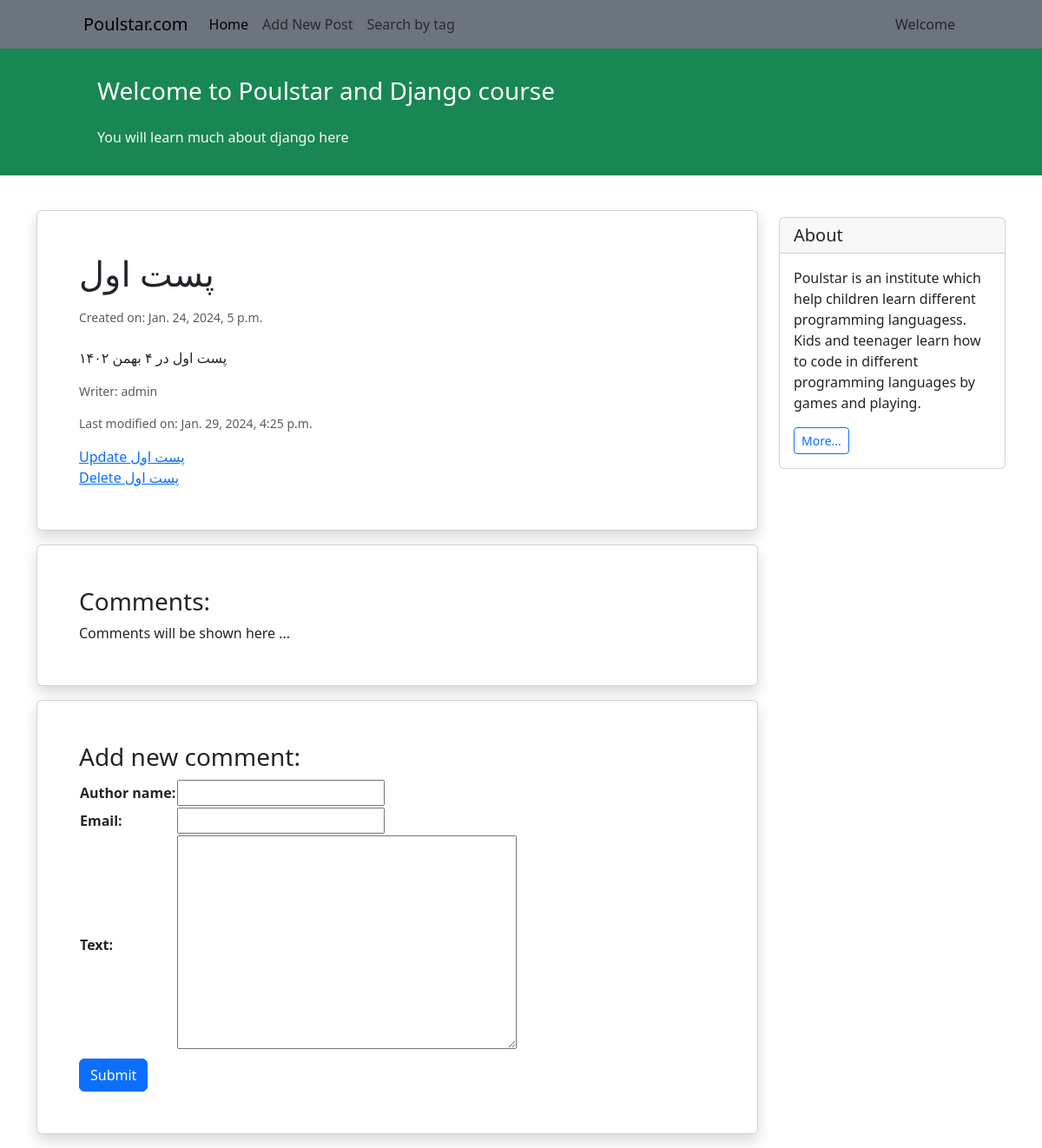
Page /detail/1/ on the earlier database version.
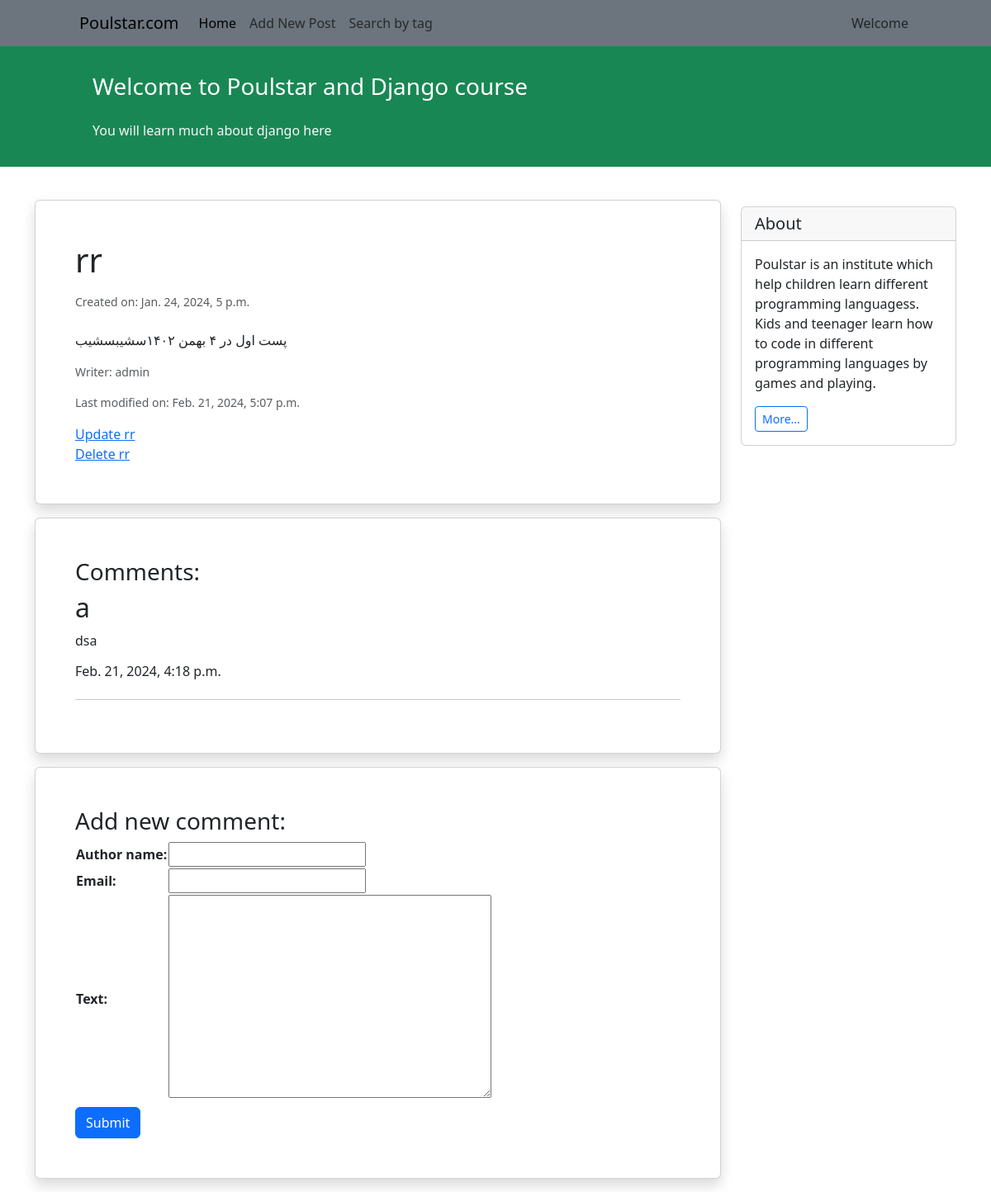
Same page on the later database version.
### blog/models.py (models this page shows, shortened)
class BlogPost(models.Model):
    STATUS_CHOICES = (
        ('p', 'published'),
        ('d', 'draft'),
    )
    title = models.CharField(max_length=100)
    text = models.TextField()
    datetime_created = models.DateTimeField(auto_now_add=True)
    datetime_modified = models.DateTimeField(auto_now=True)
    status = models.CharField(max_length=1, choices=STATUS_CHOICES)
    author = models.ForeignKey('auth.User', on_delete=models.CASCADE)
    tag = models.CharField(max_length=100, default='original')

class Comment(models.Model):
    author_name =models.CharField(max_length=100, blank=True)
    email = models.EmailField(blank=True)
    text = models.TextField()
    datetime_created = models.DateTimeField(auto_now_add=True)
    post = models.ForeignKey(to=BlogPost, on_delete=models.CASCADE)
    status = models.BooleanField(default=False)

### blog/views.py (the view, shortened to what this page needs)
# urls.py: path('detail/<int:pk>/', views.detail, name='detail'),
def detail(request, pk):
    post = get_object_or_404(BlogPost, pk=pk)
    comments = Comment.objects.filter(post=post, status=True).order_by('-datetime_created')
    form = CommentForm()
    context = {
        'post': post,
        'comments': comments,
        'form': form,
    }
    return render(request, 'post_detail.html', context)

### blog/forms.py
class CommentForm(ModelForm):
    class Meta:
        model = Comment
        fields = ['author_name', 'email', 'text']

### blog/templates/post_detail.html (shortened to what this page needs)
{% extends "base.html" %}
{% block content %}
<div class="card shadow my-3 p-5">
    <h1> {{ post.title }} </h1>
    <p class="small text-muted mt-2">Created on: {{ post.datetime_created }}</p>
    <p class="mt-2" style="text-align: justify">
        {{ post.text }}
    </p>
    <p class="small text-muted">Writer: {{ post.author }}</p>
    <p class="small text-muted mt">Last modified on: {{ post.datetime_modified }}</p>
    <a href="{% url 'update' post.id %}">Update {{ post.title }}</a>
    <a href="{% url 'delete' post.id %}">Delete {{ post.title }}</a>
</div>
<div class="card shadow my-3 p-5">
    <h3>Comments:</h3>
    {% if comments %}
        {% for comment in comments %}
        {% if comment.status %}
            <h2> {{ comment.author_name }} </h2>
            <p> {{ comment.text }} </p>
            <h6> {{ comment.datetime_created }} </h6>
            <hr>
        {% endif %}
        {% endfor %}
    {% else %}
        Comments will be shown here ...
    {% endif %}
</div>
<div class="card shadow my-3 p-5">
    <h3>Add new comment:</h3>
    <form method="POST">
        <table>
            {{ form.as_table }}
        </table>
        <button type="submit" class="btn btn-primary mt-1">Submit</button>
    </form>
</div>
{% endblock content %}

### templates/base.html (shortened to what this page needs)
{% load static %}
<!doctype html>
<html lang="en">
<head>
    <link rel="stylesheet" href="{% static 'css/bootstrap.min.css' %}">
</head>
<body>
<nav class="navbar navbar-expand-lg navbar-light bg-secondary">
    <div class="container-fluid mx-5 px-5">
        <a class="navbar-brand" href="https://www.poulstar.com" target="_blank">Poulstar.com</a>
        <div class="collapse navbar-collapse" id="navbarNavAltMarkup">
            <div class="navbar-nav">
                <a class="nav-link active" aria-current="page" href="{% url 'home' %}">Home</a>
                <a class="nav-link" href="{% url 'new_post' %}">Add New Post</a>
                <a class="nav-link" href="{% url 'tag' %}">Search by tag</a>
            </div>
        </div>
        {% if user.is_authenticated %}
            <div class="mx-1">Welcome {{ user }} </div>
        {% else %}
            <div class="mx-1">Welcome </div>
        {% endif %}
    </div>
</nav>
<div class="container-fluid bg-success">
    <div class="row py-3">
        <div class="col-md-8 col-md-10 mx-auto">
            <h3 class="my-4 mt-3 text-white">Welcome to Poulstar and Django course</h3>
            <p class="text-light">You will learn much about django here</p>
        </div>
    </div>
</div>
<div class="container mt-4">
    <div class="row">
        <div class="col-9">
            {% block content %}{% endblock content %}
        </div>
        <div class="col-3">
            <div class="card my-4">
                <h5 class="card-header">About</h5>
                <div class="card-body">
                    <p class="card-text";>Poulstar is an institute which help children learn
                        different programming languagess. Kids and teenager learn how to
                        code in different programming languages by games and playing.
                    </p>
                    <a href="#"
                        class="btn btn-sm btn-outline-primary">
                        More...
                    </a>
                </div>
            </div>
        </div>
    </div>
</div>
</body>
</html>

Differences in the rows shown:
changed BlogPost "admin": title "پست اول" → "rr"; text "پست اول در ۴ بهمن ۱۴۰۲" → "پست اول در ۴ بهمن ۱۴۰۲سشیبسشیب"; datetime_modified "Jan. 29, 2024, 4:25 p.m." → "Feb. 21, 2024, 5:07 p.m."
added Comment: author_name "a", text "dsa", datetime_created "Feb. 21, 2024, 4:18 p.m."
Other differences:
text no longer shown: "Comments will be shown here ..."
